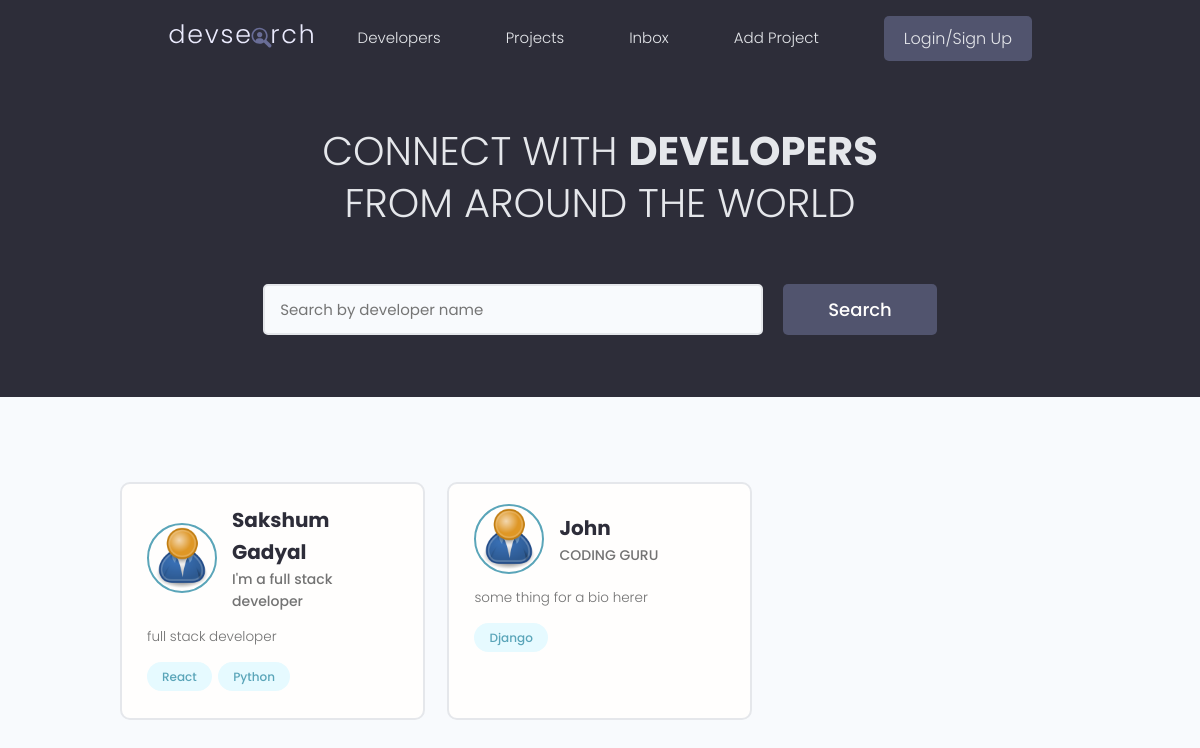
The page / on the database its author committed.
### users/models.py (models this page shows, shortened)
class Profile(models.Model):
    user = models.OneToOneField(User, on_delete=models.CASCADE, null=True,blank=True)
    name = models.CharField(max_length=200, blank=True, null=True)
    email = models.EmailField(max_length=500, blank=True, null=True)
    username = models.CharField(max_length=200, blank=True, null=True)
    location = models.CharField(max_length=200, blank=True, null=True)
    short_intro = models.CharField(max_length=200, blank=True, null=True)
    bio = models.TextField(blank=True, null=True)
    profile_image = models.ImageField(null=True, blank=True,
        upload_to='profiles/',default="profiles/user-default.png")
    social_github = models.CharField(max_length=200, blank=True, null=True)
    social_twitter = models.CharField(max_length=200, blank=True, null=True)
    social_linkedin = models.CharField(max_length=200, blank=True, null=True)
    social_youtube = models.CharField(max_length=200, blank=True, null=True)
    social_website = models.CharField(max_length=200, blank=True, null=True)
    created = models.DateTimeField(auto_now_add=True)
    id = models.UUIDField(default=uuid.uuid4, unique=True,
                            primary_key=True, editable=False)

class Skill(models.Model):
    owner = models.ForeignKey(
        Profile, on_delete=models.CASCADE, null=True, blank=True,)
    name = models.CharField(max_length=200, blank=True, null=True)
    description = models.TextField(null=True, blank=True)
    created = models.DateTimeField(auto_now_add=True)
    id = models.UUIDField(default=uuid.uuid4, unique=True,
                    primary_key=True, editable=False)
    def __str__(self):
        return str(self.name)

### users/views.py (the view)
# urls.py: path('', profiles, name="profiles"),
def profiles(request):
    profiles = Profile.objects.all()
    context = {'profiles': profiles}
    return render(request, 'users/profiles.html', context)

### users/templates/users/profiles.html (shortened to what this page needs)
{% extends 'main.html'%}
{% block content %}
  <main class="home">
    <section class="hero-section text-center">
      <div class="container container--narrow">
        <div class="hero-section__box">
          <h2>CONNECT WITH <span>DEVELOPERS</span></h2>
          <h2>FROM AROUND THE WORLD</h2>
        </div>
        <div class="hero-section__search">
          <form class="form" action="#" method="get">
            <div class="form__field">
              <input class="input input--text" id="formInput#search" type="text" name="text"
                placeholder="Search by developer name" />
            </div>
            <input class="btn btn--sub btn--lg" type="submit" value="Search" />
          </form>
        </div>
      </div>
    </section>
    <section class="devlist">
      <div class="container">
        <div class="grid grid--three">
            {% for profile in profiles %}
            <div class="column card">
            <div class="dev">
              <a href="{% url 'user-profile' profile.id %}" class="card__body">
                <div class="dev__profile">
                  <img class="avatar avatar--md" src="{{profile.profile_image.url}}" alt="image" />
                  <div class="dev__meta">
                    <h3>{{profile.name}}</h3>
                    <h5>{{profile.short_intro|slice:"60"}}</h5>
                  </div>
                </div>
                <p class="dev__info">{{profile.bio|slice:"150"}}
                </p>
                <div class="dev__skills">
                  {% for skill in profile.skill_set.all|slice:"5" %}
                    <span class="tag tag--pill tag--main">
                    <small>{{skill}}</small>
                  </span>
                  {% endfor %}
                </div>
              </a>
            </div>
          </div>
        {% endfor %}
        </div>
      </div>
    </section>
  </main>
{% endblock content %}

### static/styles/app.css (style rules this page uses)
:root { --color-sub: #2d2d39; }
.btn--sub { background-color: var(--color-sub-light); }
.card { border: 2px solid var(--color-light); }
img { width: 100%; }
.hero-section { height: 40vh; display: flex; align-items: center; background-color: var(--color-sub); }
.hero-section__box { margin-bottom: 4rem; }
.hero-section__box > h2, .hero-section__box > h2 > span { font-size: 4rem; color: var(--color-light); line-height: 1.3; text-transform: uppercase; }
.hero-section__box > h2 { font-weight: 300; }
.hero-section__box > h2 > span { font-weight: 700; }
.hero-section__search > .form { display: flex; align-items: center; justify-content: center; gap: 2rem; }
.hero-section__search > .form input.input--text { width: 50rem; }
.devlist { margin-top: 8rem; }
.devlist .grid { align-items: stretch; }
.devlist .dev .dev__profile { display: flex; align-items: center; gap: 1.5rem; }
.devlist .dev .dev__meta h3 { color: var(--color-sub); font-size: 2rem; font-weight: 700; }
.devlist .dev .dev__meta h5 { color: var(--color-text); font-size: 1.4rem; font-weight: 500; }
.devlist .dev .dev__info { margin: 1.5rem 0; font-size: 1.35rem; line-height: 1.4; text-align: justify; }

### static/uikit/styles/modules/_variables.css (style rules this page uses)
:root { --color-main: #5aa5b9; --color-main-light: #e6faff; --color-sub: #3f4156; --color-sub-light: #51546e; --color-sub-lighter: #ededfd; --color-text: #737373; --color-gray: #8b8b8b; --color-light: #e5e7eb; --color-light-gray: #767676; --color-bg: #f8fafd; --color-white: #fffefd; --color-white-light: #f3f3f3; --color-success: #359e64; --color-success-bg: #def8e8; --color-error: #fc4b0b; --color-error-bg: #fff2ee; --font-base: 'Poppins', arial, helvetica, 'Segoe UI', roboto, ubuntu, sans-serif; --font-monospace: 'Fira Code', 'Courier New', courier, monospace; --font-regular: 300; --font-medium: 500; --font-bold: 700; --generic-shadow: 1px 1px 5px #00000010; --generic-transition: all 0.3s ease-in-out; }

### static/uikit/styles/modules/_base.css (style rules this page uses)
* { margin: 0; padding: 0; box-sizing: border-box; text-rendering: optimizeLegibility; color: inherit; font-size: inherit; }
html { font-size: 50%; }
@media only screen and (min-width: 480px) { html { font-size: 56.25%; } }
@media only screen and (min-width: 1200px) { html { font-size: 62.5%; } }
body { line-height: 1.6; font-weight: 400; font-size: 1.5rem; color: var(--color-text); background-color: var(--color-bg); min-height: 100vh; }

### static/uikit/styles/modules/_typography.css (style rules this page uses)
* { font-family: var(--font-base); }
h2 { font-size: 3.6rem; font-weight: var(--font-bold); }
h3 { font-size: 3.2rem; font-weight: var(--font-medium); }
h5 { font-size: 2.4rem; font-weight: var(--font-medium); }
h5, h6 { font-weight: var(--font-regular); }
p, span, strong { font-size: 1.6rem; color: var(--color-text); font-weight: var(--font-regular); }
a { padding-bottom: 2px; text-decoration: none; display: inline-block; color: var(--color-main); font-weight: var(--font-medium); }

### static/uikit/styles/modules/_utilities.css (style rules this page uses)
.container { width: 92%; max-width: 165rem; margin: 0 auto; box-sizing: border-box; }
.container--narrow { width: 92%; max-width: 120rem; }
@media screen and (min-width: 1000px) { .container { width: 90%; } }
@media screen and (min-width: 1000px) { .container--narrow { width: 85%; } }
@media screen and (min-width: 1200px) { .container { width: 80%; } }
@media screen and (min-width: 1200px) { .container--narrow { width: 72%; } }
.text-center { text-align: center; }

### static/uikit/styles/modules/_avatar.css (style rules this page uses)
.avatar { border-radius: 50%; border: 2px solid var(--color-main); object-fit: cover; }
.avatar--md { height: 7rem; width: 7rem; }

### static/uikit/styles/modules/_button.css (style rules this page uses)
.btn { display: inline-block; position: relative; cursor: pointer; background-color: var(--color-light); font-weight: var(--font-medium); color: var(--color-sub); text-decoration: none; padding: 1rem 2rem; border-radius: 0.5rem; border: none; width: -webkit-fit-content; width: -moz-fit-content; width: fit-content; height: -webkit-fit-content; height: -moz-fit-content; height: fit-content; font-size: 1.6rem; outline-width: 0; outline-color: transparent; -webkit-backface-visibility: hidden; backface-visibility: hidden; transition: all 0.3s ease-in-out; }
.btn--sub { background-color: var(--color-sub); color: var(--color-white); }
.btn--lg { font-size: 1.8rem; padding: 1.2rem 4.5rem; }

### static/uikit/styles/modules/_card.css (style rules this page uses)
.card { border-radius: 1rem; background-color: var(--color-white); border: 1.5px solid var(--color-light); width: auto; height: auto; margin-top: 0.5rem; margin-bottom: 0.5rem; overflow: hidden; }
.card__body, .card__header { padding: 2rem 2.5rem; }

### rows shown on the page
Profile: profile_image (placeholder picture), name "Sakshum Gadyal", short_intro "I'm a full stack developer", bio "full stack developer"
Skill: name "React"
Skill: name "Python"
Profile: profile_image (placeholder picture), name "John", short_intro "CODING GURU", bio "some thing for a bio herer"
Skill: name "Django"
